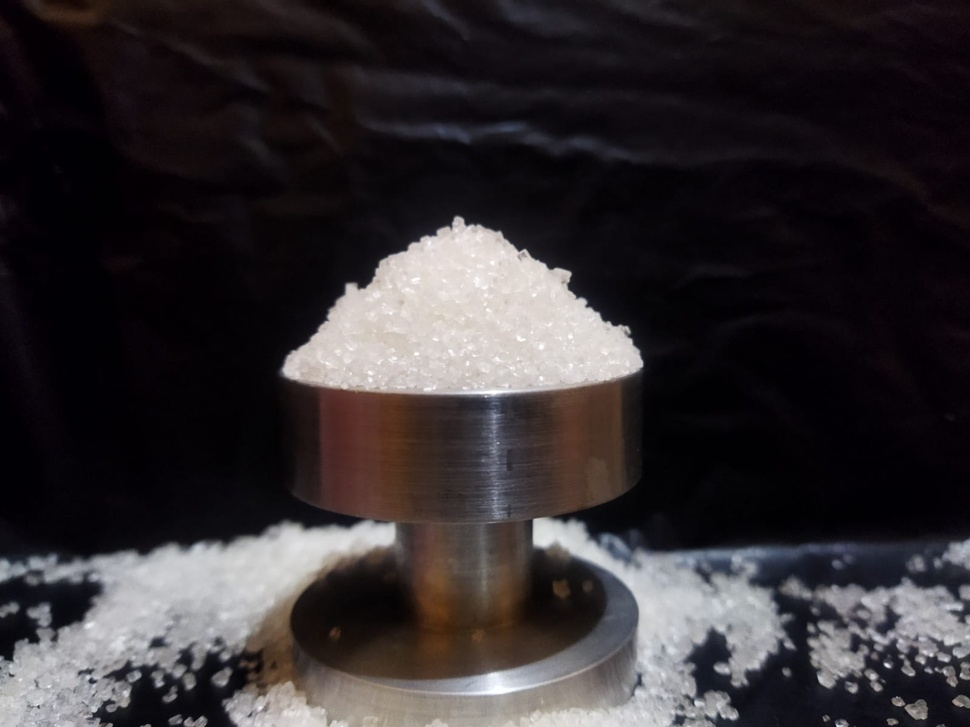
#> input picture images/images.jpeg, 970 x 727 px, shrunk from 1600 x 1200 before the run
$ python hsv.py
#> lines starting #> are read from the running program, lines starting #| are printed output that depends on the picture; after the words box and inside, x2 and y2 are one past the last pixel; in counts of white or black regions, pixels touching at a corner belong together
import cv2
import numpy as np


# Fungsi callback untuk trackbar (diperlukan oleh OpenCV)
def nothing(x):
    pass


# Inisialisasi jendela untuk pengaturan HSV dengan slider
cv2.namedWindow("HSV Adjustments")
cv2.createTrackbar("Lower H", "HSV Adjustments", 0, 179, nothing)
#> slider 'Lower H' is set to 35
cv2.createTrackbar("Lower S", "HSV Adjustments", 0, 255, nothing)
#> slider 'Lower S' is set to 51
cv2.createTrackbar("Lower V", "HSV Adjustments", 0, 255, nothing)
#> slider 'Lower V' is set to 51
#> further down, frame is the input picture: shape (727, 970, 3); mean B, G, R 49.3, 46.7, 51.5
cv2.createTrackbar("Upper H", "HSV Adjustments", 179, 179, nothing)
cv2.createTrackbar("Upper S", "HSV Adjustments", 255, 255, nothing)
cv2.createTrackbar("Upper V", "HSV Adjustments", 255, 255, nothing)


# Fungsi untuk mendeteksi segitiga terbesar dalam frame
def detect_largest_triangle(frame, lower_hsv, upper_hsv):
    # Konversi ke HSV
    hsv_frame = cv2.cvtColor(frame, cv2.COLOR_BGR2HSV)
#> hsv_frame: shape (727, 970, 3); mean H, S, V 112.1, 104.7, 53.9

    # Buat mask berdasarkan rentang warna
    mask = cv2.inRange(hsv_frame, lower_hsv, upper_hsv)
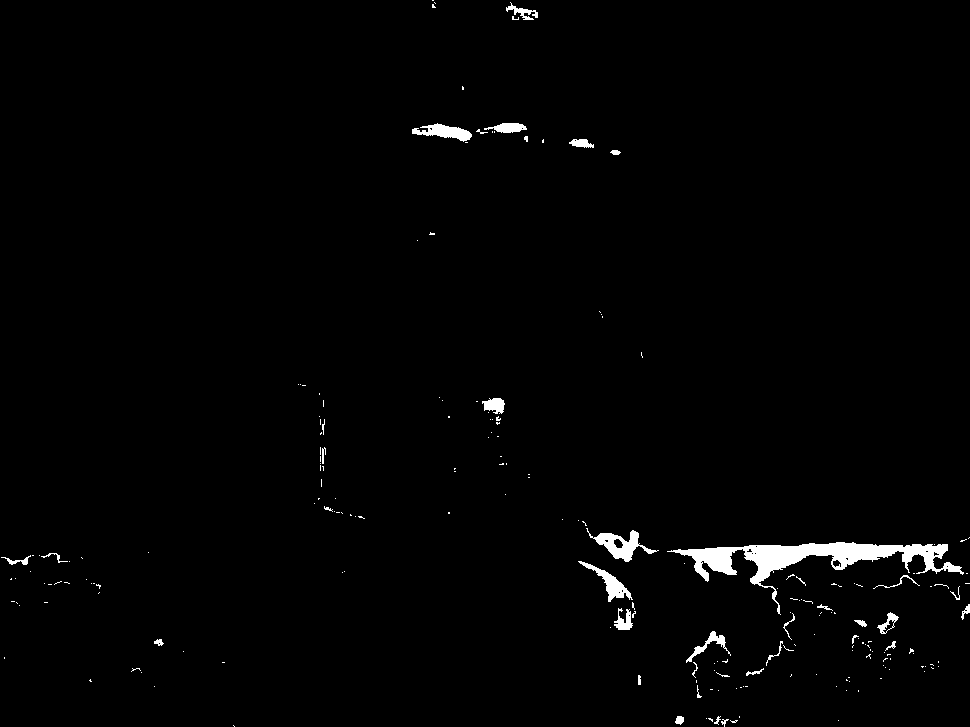
#> mask: shape (727, 970); 1.4% white; 212 white regions (177 under 20 px)

    # Cari kontur dari mask
    contours, _ = cv2.findContours(mask, cv2.RETR_EXTERNAL, cv2.CHAIN_APPROX_SIMPLE)
#> contours = 212 contours, 190 with area under 20; largest, box (x1, y1, x2, y2) and area: (667, 542, 964, 615) 4536, (586, 528, 659, 562) 774, (412, 123, 472, 142) 496, (578, 561, 633, 602) 483, (484, 123, 527, 133) 229

    max_area = 0
    largest_triangle = None

    # Loop melalui setiap kontur yang ditemukan
    for contour in contours:
        # Approximate kontur untuk mendapatkan jumlah sisi
        epsilon = 0.04 * cv2.arcLength(contour, True)
        approx = cv2.approxPolyDP(contour, epsilon, True)

        # Jika kontur memiliki 3 titik, maka bentuk tersebut adalah segitiga
        if len(approx) == 3:
            area = cv2.contourArea(contour)
            if area > max_area:
                max_area = area
                largest_triangle = approx  # Simpan kontur segitiga terbesar
#> this loop made 212 passes
#> (epsilon, area, max_area, largest_triangle) on passes 199, 205, 206: (2.58, 123.5, 123.5, [[569, 142], [593, 147], [586, 139]]), (3.92, 229, 229, [[484, 128], [526, 129], [518, 123]]), (6.88, 496.5, 496.5, [[412, 129], [471, 136], [437, 123]])
#> (epsilon, approx) on passes 1, 2, 5, 6, 7, 10: (0.113, [[233, 725], [234, 726]]), (0, [[838, 720]]), (0.466, [[708, 718], [712, 721], [712, 719], [710, 718]]), (0, [[706, 718]]), (0.08, [[739, 716], [739, 717]]), (0.08, [[858, 690], [858, 691]])
#> after the loop, max_area = 496.5

    # Jika ada segitiga yang terdeteksi
    if largest_triangle is not None:
        # Buat bounding box untuk segitiga terbesar
        x, y, w, h = cv2.boundingRect(largest_triangle)
#> x = 412; y = 123; w = 60; h = 14
        cv2.rectangle(frame, (x, y), (x + w, y + h), (0, 255, 0), 2)

        # Hitung sudut tangen
        if w != 0:  # Hindari pembagian dengan nol
            angle_radians = np.arctan(h / w)  # Sudut dalam radian
#> angle_radians = 0.229
            angle_degrees = np.degrees(angle_radians)  # Konversi ke dalam derajat
#> angle_degrees = 13.13
        else:
            angle_degrees = 0

        # Tampilkan tinggi, panjang dan sudut tangen segitiga terbesar
        cv2.putText(frame, f"Tinggi: {h} px", (x, y - 20), cv2.FONT_HERSHEY_SIMPLEX, 0.6, (255, 0, 0), 2)
        cv2.putText(frame, f"Panjang: {w} px", (x, y - 40), cv2.FONT_HERSHEY_SIMPLEX, 0.6, (255, 0, 0), 2)
        cv2.putText(frame, f"Sudut: {angle_degrees:.2f} deg", (x, y - 60), cv2.FONT_HERSHEY_SIMPLEX, 0.6, (255, 0, 0),
                    2)
        cv2.putText(frame, "Granul", (x, y - 80), cv2.FONT_HERSHEY_SIMPLEX, 0.6, (0, 255, 0), 2)
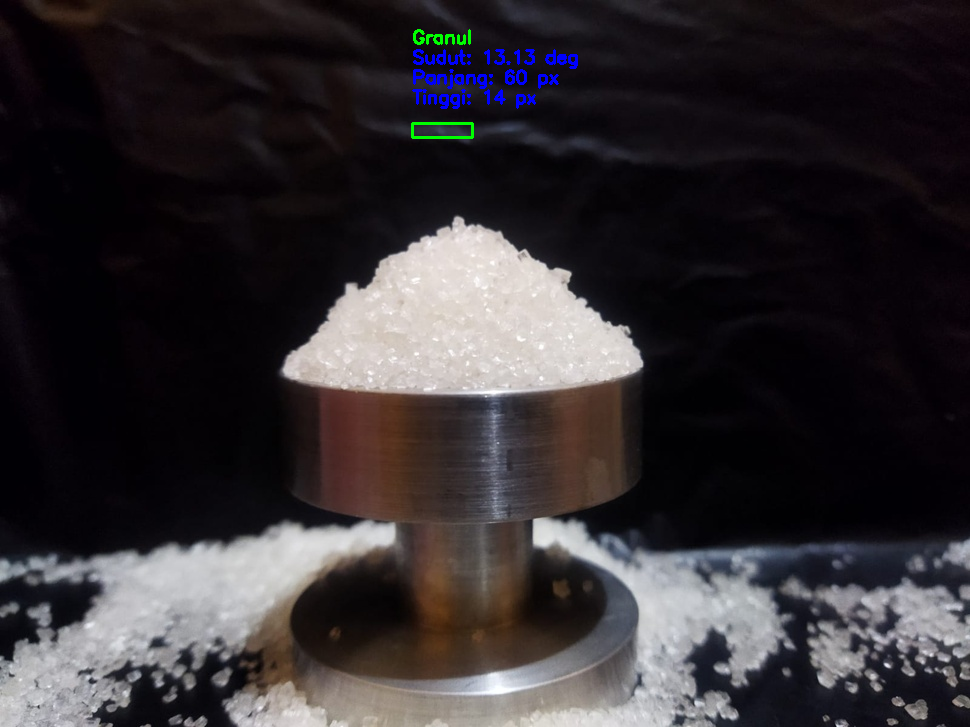
#> frame: shape (727, 970, 3); mean B, G, R 50.2, 46.9, 51.4

    return frame


# Baca gambar yang akan digunakan
image_path = "images/images.jpeg"  # Ganti dengan path gambar Anda
frame = cv2.imread(image_path)

while True:
    # Baca nilai dari trackbars
    lower_h = cv2.getTrackbarPos("Lower H", "HSV Adjustments")
    lower_s = cv2.getTrackbarPos("Lower S", "HSV Adjustments")
    lower_v = cv2.getTrackbarPos("Lower V", "HSV Adjustments")
    upper_h = cv2.getTrackbarPos("Upper H", "HSV Adjustments")
    upper_s = cv2.getTrackbarPos("Upper S", "HSV Adjustments")
    upper_v = cv2.getTrackbarPos("Upper V", "HSV Adjustments")

    # Rentang HSV berdasarkan nilai slider
    lower_hsv = np.array([lower_h, lower_s, lower_v])
    upper_hsv = np.array([upper_h, upper_s, upper_v])

    # Deteksi segitiga terbesar pada frame
    result_frame = detect_largest_triangle(frame.copy(), lower_hsv, upper_hsv)

    # Tampilkan hasil deteksi segitiga terbesar
    cv2.imshow("Largest Triangle Detection with Tangent Angle (Adjustable HSV)", result_frame)

    # Tekan 'q' untuk keluar dari loop
    if cv2.waitKey(1) & 0xFF == ord('q'):
#> (key q is pressed here)
        break

# Lepaskan resource dan tutup semua jendela
cv2.destroyAllWindows()
